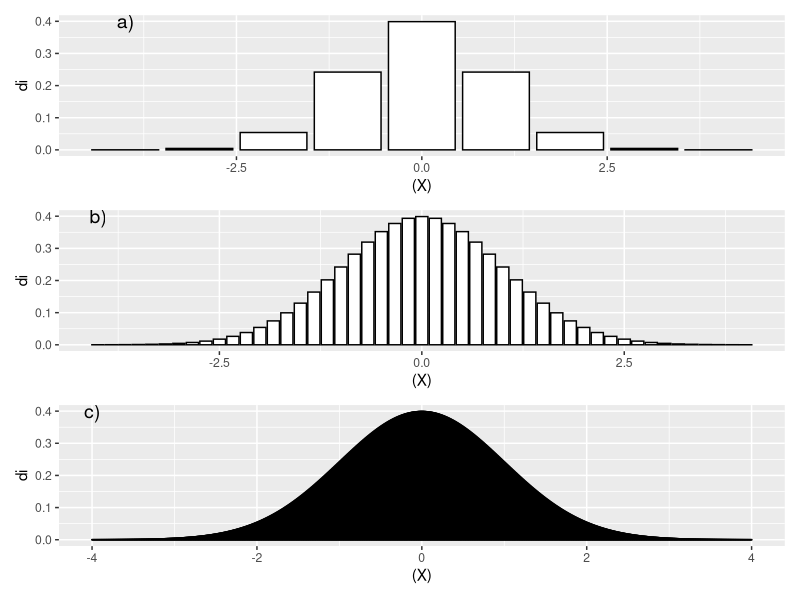
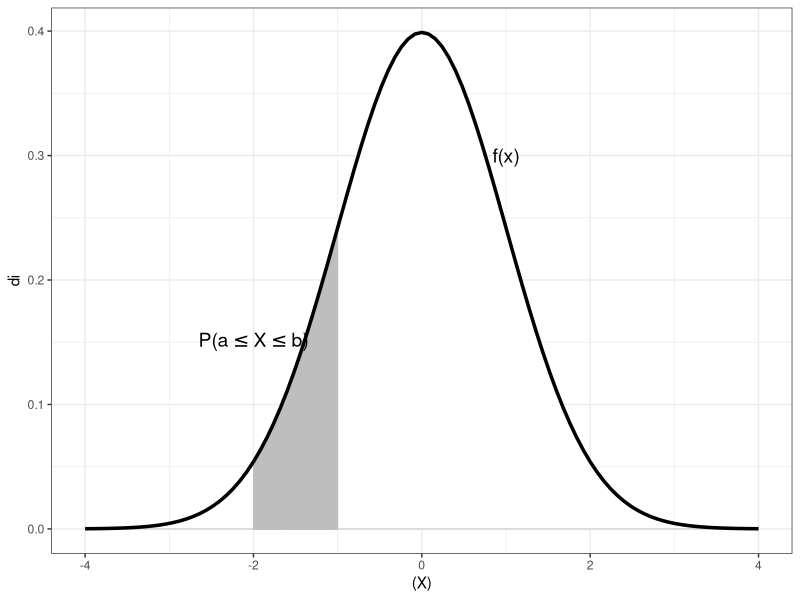

These figures' R source, in order:
## ---- chunk 1
options(htmltools.dir.version = FALSE)
knitr::opts_chunk$set(echo=TRUE, message = FALSE, warning = FALSE, comment = "#>", fig.align = "center")
options(dplyr.print_min = 5, dplyr.print_max = 5)
## ---- chunk 2
knitr::include_graphics("https://raw.githubusercontent.com/arpanosso/estatinfo/master/slides/img/vac_1.png")
## ---- chunk 3
knitr::include_graphics("https://raw.githubusercontent.com/arpanosso/estatinfo/master/slides/img/vac_2.png")
## ---- chunk 4
knitr::include_graphics("https://raw.githubusercontent.com/arpanosso/estatinfo/master/slides/img/vac_3.png")
## ---- chunk 5
knitr::include_graphics("https://raw.githubusercontent.com/arpanosso/estatinfo/master/slides/img/vac_4.png")
## ---- chunk 6
knitr::include_graphics("https://raw.githubusercontent.com/arpanosso/estatinfo/master/slides/img/vac_5.png")
## ---- chunk 7
knitr::include_graphics("https://images.pexels.com/photos/5063385/pexels-photo-5063385.jpeg?auto=compress&cs=tinysrgb&dpr=2&h=650&w=940")
## ---- chunk 8
knitr::include_graphics("https://raw.githubusercontent.com/arpanosso/estatinfo/master/slides/img/salario_hit.png")
## ---- chunk 9
library(tidyverse)
library(patchwork)
library(cowplot)

fun_g <- function(n){
  di <- 1/n*5
  x<-seq(-4,4,di)
  densidade <- dnorm(x)
  tibble(x,densidade) |>
    ggplot(aes(x=x,y=densidade))+
    geom_col(color="black",fill="white")+
    labs(x="(X)",
         y="di")
}
g1<- fun_g(n=5)
g2<- fun_g(n=30)
g3<- fun_g(n=1000)
g1<-g1 +
  draw_label(label = "a)",x=-4,y=0.4)
  
g2<-g2 +
  draw_label(label = "b)",x=-4,y=0.4) 
  
g3<-g3 +
  draw_label(label = "c)",x=-4,y=0.4)

g1/g2/g3
## ---- chunk 10
n=1000
di <- 1/n*5
x<-seq(-4,4,di)
densidade <- dnorm(x)
g4<-tibble(x,densidade) |>
  mutate(
    densidade2 = if_else(x>-2 & x< -1, densidade,0)
  ) |>
  ggplot(aes(x=x,y=densidade))+
  geom_col(color="white",fill="white")+
  geom_col(aes(x=x,y=densidade2),color="gray") +
  labs(x="(X)",
       y="di")+
  theme_bw()+
  stat_function(fun = \(x) dnorm(x), color="black", lwd =1.2 )
g4 +
  draw_label(label = "f(x)",x=1,y=.3) +
  draw_label(label = expression(paste("P(",a <= X, "" <= b,")")),
             x=-2,y=.15)

## ---- chunk 11
knitr::include_graphics("https://raw.githubusercontent.com/arpanosso/estatinfo/master/slides/img/hist_1.png")
## ---- chunk 12
knitr::include_graphics("https://raw.githubusercontent.com/arpanosso/estatinfo/master/slides/img/hist_2.png")
## ---- chunk 13
knitr::include_graphics("https://raw.githubusercontent.com/arpanosso/estatinfo/master/slides/img/hist_3.png")
## ---- chunk 14
knitr::include_graphics("https://raw.githubusercontent.com/arpanosso/estatinfo/master/slides/img/hist_4.png")
## ---- chunk 15
knitr::include_graphics("https://raw.githubusercontent.com/arpanosso/estatinfo/master/slides/img/hist_5.png")
## ---- chunk 16
knitr::include_graphics("https://raw.githubusercontent.com/arpanosso/estatinfo/master/slides/img/hist_6.png")
## ---- chunk 17
knitr::include_graphics("https://raw.githubusercontent.com/arpanosso/estatinfo/master/slides/img/hist_7.png")
## ---- chunk 18
knitr::include_graphics("https://raw.githubusercontent.com/arpanosso/estatinfo/master/slides/img/hist_8.png")
## ---- chunk 19
knitr::include_graphics("https://raw.githubusercontent.com/arpanosso/estatinfo/master/slides/img/hist_9.png")
## ---- chunk 20
0.5 - pnorm(-1.73)
## ---- chunk 21
knitr::include_graphics("https://raw.githubusercontent.com/arpanosso/estatinfo/master/slides/img/hist_10.png")
## ---- chunk 22
knitr::include_graphics("https://raw.githubusercontent.com/arpanosso/estatinfo/master/slides/img/hist_11.png")
## ---- chunk 23
pnorm(-1.73)
## ---- chunk 24
knitr::include_graphics("https://raw.githubusercontent.com/arpanosso/estatinfo/master/slides/img/hist_12.png")
## ---- chunk 25
pnorm(1.73)
## ---- chunk 26
knitr::include_graphics("https://raw.githubusercontent.com/arpanosso/estatinfo/master/slides/img/hist_13.png")
## ---- chunk 27
pnorm(1.73) - pnorm(0.47)
## ---- chunk 28
knitr::include_graphics("https://raw.githubusercontent.com/arpanosso/estatinfo/master/slides/img/hist_14.png")
## ---- chunk 29
pnorm(5,3,4) - pnorm(2,3,4)
## ---- chunk 30
trunc(10000 * (1 - pnorm(165,170,5)))
## ---- chunk 31
qnorm(0.80,170,5)
## ---- chunk 32
knitr::include_graphics("https://raw.githubusercontent.com/arpanosso/estatinfo/master/slides/img/hist_17.png")
## ---- chunk 33
pnorm(2.368) - pnorm(0.263)
## ---- chunk 34
pbinom(11,15,0.4) - pbinom(6,15,0.4)
